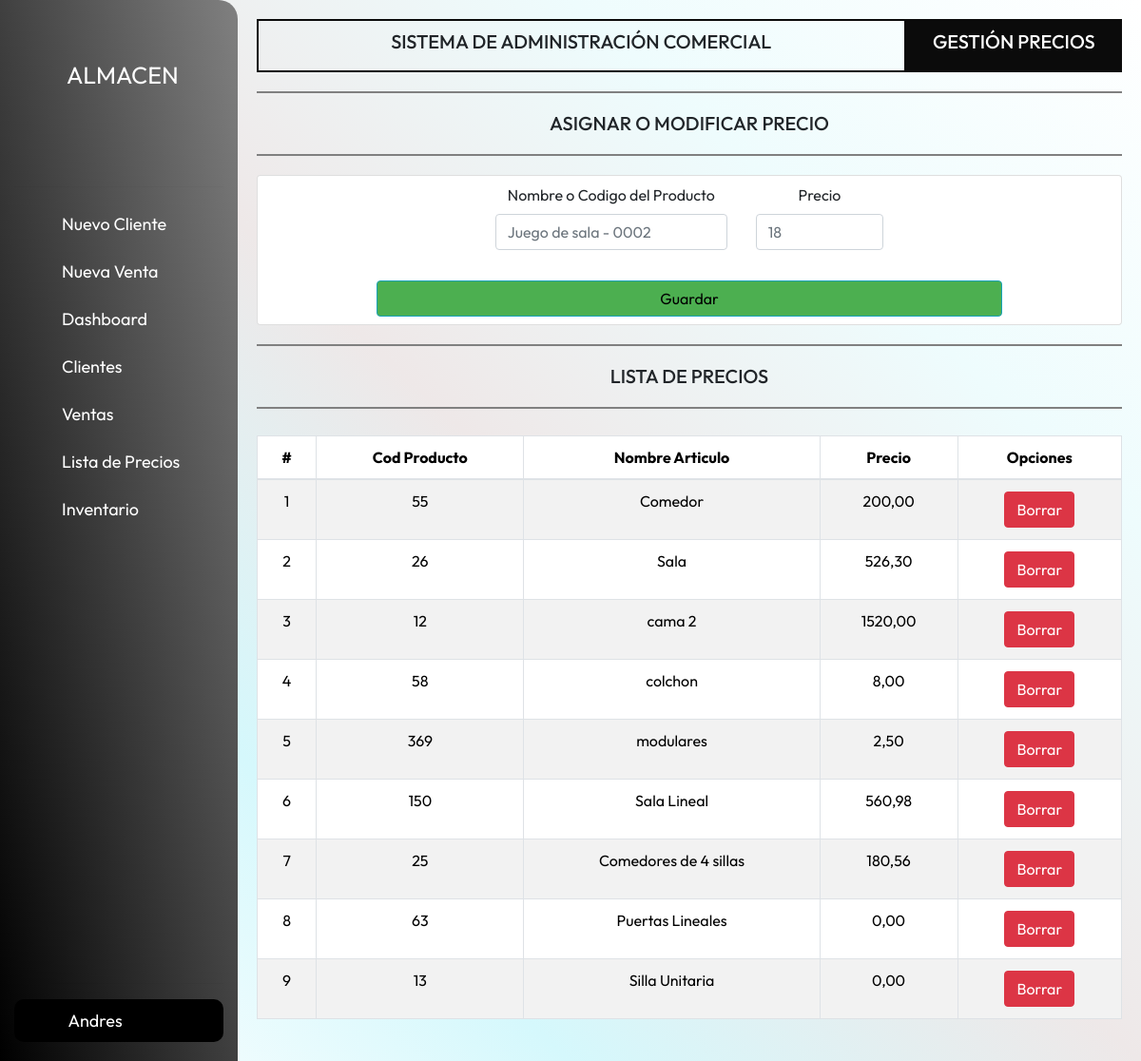
/listaPrecios/ (signed in), run on an earlier commit of the app's database.
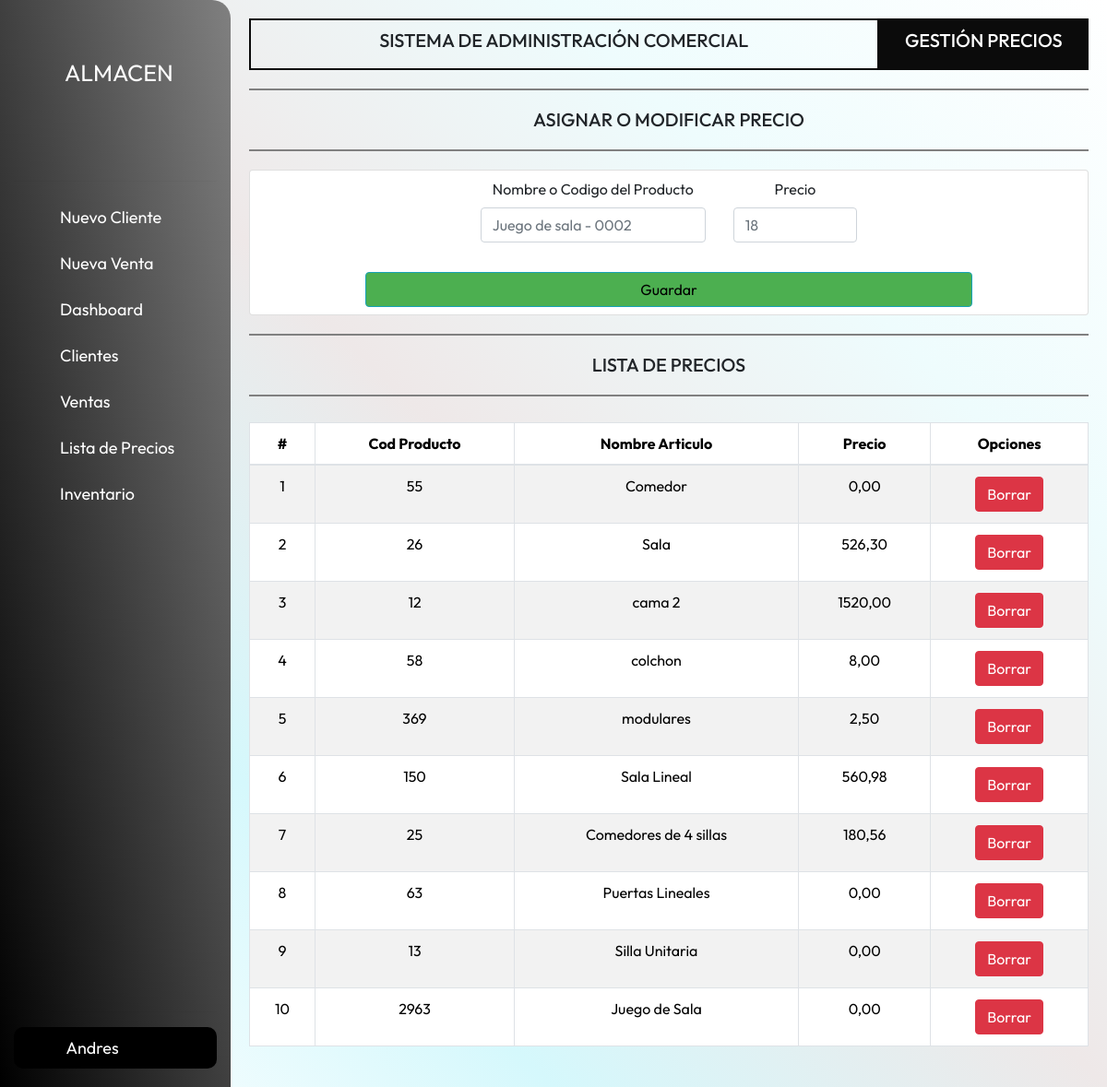
And on a later commit of the database.
### apps/models.py (models this page shows)
class Producto(models.Model):
    user = models.ForeignKey(User, on_delete=models.CASCADE)
    codigo_producto = models.CharField(primary_key=True, max_length=9)
    nombre_articulo = models.CharField(max_length=90)
    unidades = models.IntegerField()
    precio= models.DecimalField(max_digits=10, decimal_places=2, default=0)
    class Meta:
        db_table = 'tabla_Producto'

### apps/views.py (the view)
# urls.py: path('listaPrecios/', views.listaPrecios, name="listaPrecios"),
@login_required
def listaPrecios(request):
    if request.method == 'POST':
        nombre_codigo = request.POST.get('nombre_codigo')
        precio = request.POST.get('precio')
        if not precio:
            messages.error(request, 'Debe proporcionar el precio del producto.')
            return redirect('listaPrecios')
        producto = None
        try:
            producto = Producto.objects.get(codigo_producto=nombre_codigo)
        except Producto.DoesNotExist:
            try:
                producto = Producto.objects.get(nombre_articulo=nombre_codigo)
            except Producto.DoesNotExist:
                messages.error(request, 'No se encontró ningún producto con el nombre o código ingresado')
                return redirect('listaPrecios')
        producto.precio = precio
        producto.save()
        messages.success(request, 'El precio del producto se ha actualizado correctamente.')
        return redirect('listaPrecios')
    else:
        listaI = Producto.objects.all()
        datosli = {'inv': listaI}
        return render(request, "listaPrecios.html", datosli)

### apps/templates/listaPrecios.html (shortened to what this page needs)
{% extends 'base.html' %}
{% block pageTitle %}
GESTIÓN PRECIOS
{% endblock %}
{% block cenTitle %} ASIGNAR O MODIFICAR PRECIO {% endblock %}
{% block content %}
<form id="formInventario" action="." method="post">
    <div class="card align-items-center">
        <div class="row justify-content-center mt-2 mb-2">
            <div class="col-md-5 mb-3">
                <div class="form-group text-center">
                    <label for="nombre_codigo">Nombre o Codigo del Producto</label>
                    <input id="nombre_codigo" type="text" name="nombre_codigo" placeholder="Juego de sala - 0002" class="form-control" maxlength="50" >
                </div>
            </div>
            <div class="col-md-3 mb-3">
                <div class="form-group text-center">
                    <label for="precio">Precio</label>
                    <input id="precio" type="number" name="precio" placeholder="18" class="form-control" step="0.01" min="1" required>
                </div>
            </div>
            <button type="submit" class="btn btn-info" title="agregar" name="agregar" style="color: #000000; background-color: #4CAF50;">Guardar</button>
        </div>
    </div>
</form>
<div class="lineapag"></div>
    <h5 class="titulop">LISTA DE PRECIOS</h5>
    <div class="lineapag"></div>
<div class="row">
    <div class="col-sm-12 col-md-6 col-lg-12 col-xl-12 ">
        <div class="table-responsive py-2">
            <table class="table table-striped table-bordered table-hover table table-bordered border border-gray">
                <thead class="text-center">
                    <tr>
                        <th>#</th>
                        <th>Cod Producto</th>
                        <th>Nombre Articulo</th>
                        <th>Precio</th>
                        <th>Opciones</th>
                    </tr>
                </thead>
                <tbody class="text-center">
                    {% for x in inv %}
                    <tr>
                        <td>{{forloop.counter}}</td>
                        <td>{{x.codigo_producto}}</td>
                        <td>{{x.nombre_articulo}}</td>
                        <td>{{x.precio}}</td>
                        <td>
                            <form action="{% url 'eliminarPrecio' x.codigo_producto %}" method="post">
                                <input type="submit" value="Borrar" class="btn btn-danger btnEliminar">
                            </form>
                        </td>
                    </tr>
                    {% endfor %}
                </tbody>
            </table>
        </div>
    </div>
</div>
{% endblock %}

What changed in the data, as far as the page shows it:
changed Producto "Comedor": precio "200,00" → "0,00"
added Producto: codigo_producto "2963", nombre_articulo "Juego de Sala", precio "0,00"
